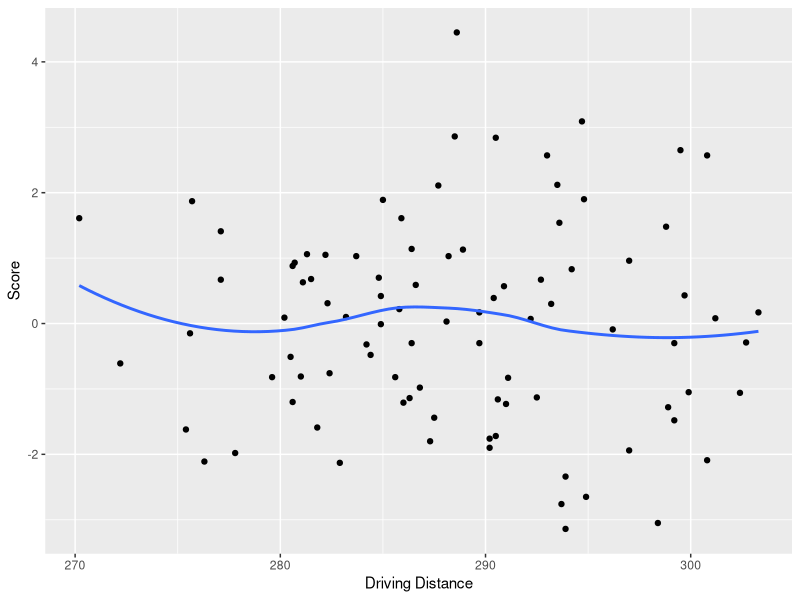
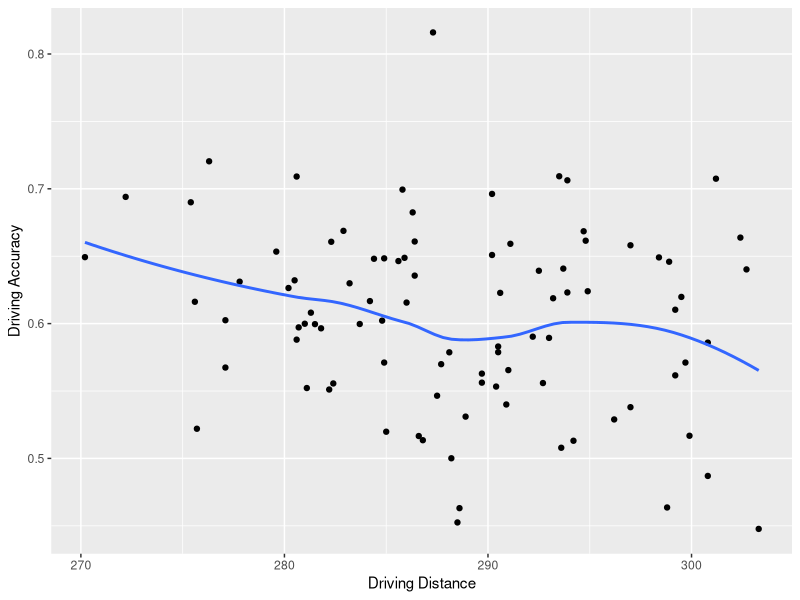

Write the R code that produced these figures, in order.
## ---- chunk 1
library(tidyverse)
golf_data <- read_csv("dg_new_course_table.csv")
## ---- chunk 2
golf_data |> ggplot(aes(x = adj_driving_distance, y = adj_score_to_par)) + geom_point() +
  geom_smooth(method = "loess", se = FALSE) + labs(x = "Driving Distance", y = "Score")
## ---- chunk 3
golf_data |> ggplot(aes(x = adj_driving_distance, y = adj_driving_accuracy)) + geom_point() +
  geom_smooth(method = "loess", se = FALSE) + labs(x = "Driving Distance", y = "Driving Accuracy")
